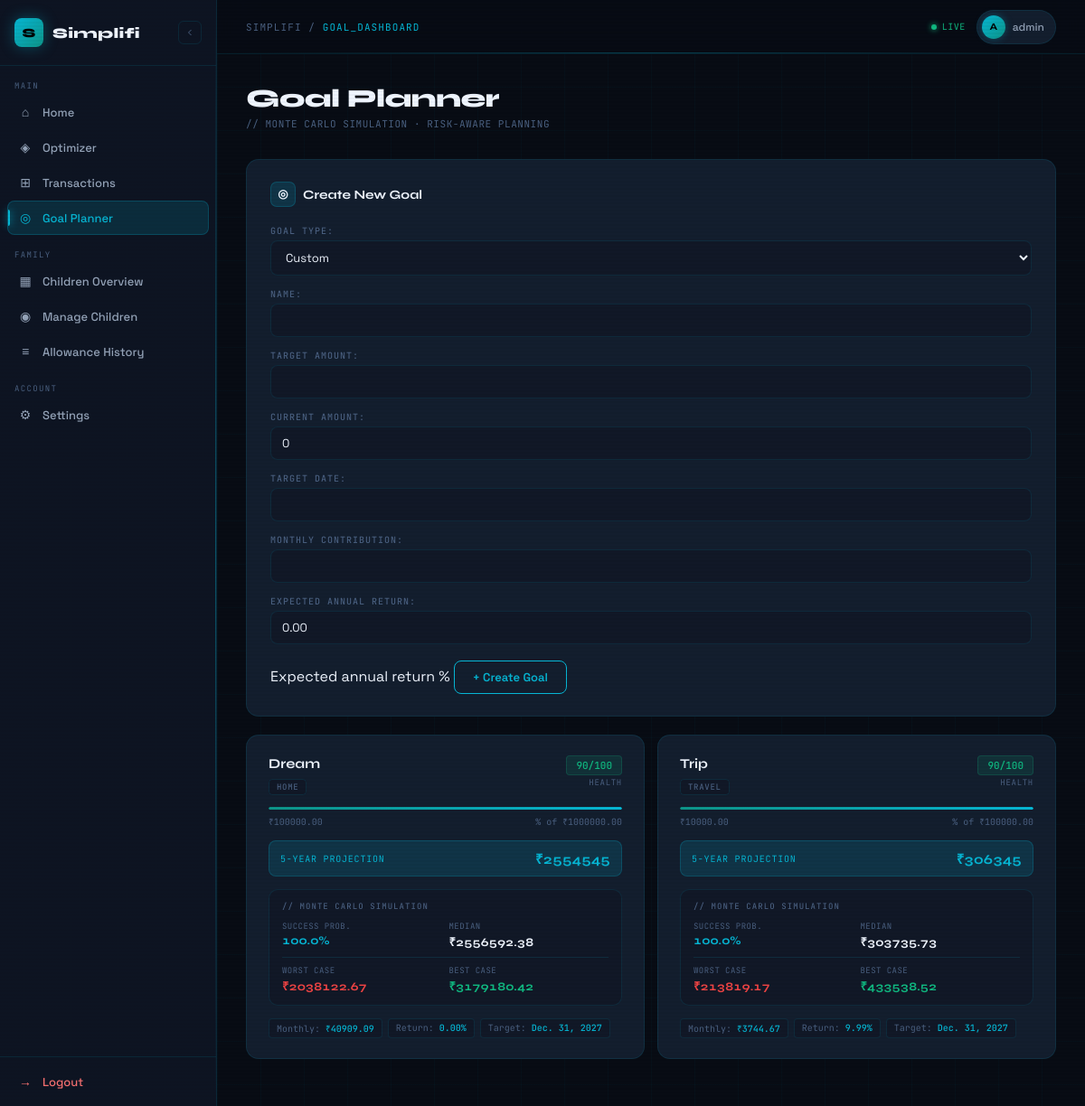
/finance/goals/ (signed in), run on the app's committed database.
### accounts/models.py (models this page shows, shortened)
class User(AbstractUser):
    ROLE_CHOICES = (
        ("parent", "Parent"),
        ("child", "Child"),
    )
    role = models.CharField(
        max_length=20,
        choices=ROLE_CHOICES,
        default="parent"
    )
    phone = models.CharField(max_length=15, blank=True)
    income_range = models.CharField(
        max_length=50,
        choices=[
            ('<5L', 'Below 5L'),
            ('5-10L', '5–10L'),
            ('10-25L', '10–25L'),
            ('25L+', '25L+'),
        ],
        blank=True
    )

### finance/models.py (models this page shows, shortened)
class FinancialGoal(models.Model):
    GOAL_TYPES = [
        ("emergency", "Emergency Fund"),
        ("travel", "Travel"),
        ("home", "Home"),
        ("retirement", "Retirement"),
        ("custom", "Custom"),
    ]
    user = models.ForeignKey(settings.AUTH_USER_MODEL, on_delete=models.CASCADE)
    goal_type = models.CharField(max_length=20, choices=GOAL_TYPES, default="custom")
    name = models.CharField(max_length=100)
    target_amount = models.DecimalField(max_digits=14, decimal_places=2)
    current_amount = models.DecimalField(max_digits=14, decimal_places=2, default=0)
    target_date = models.DateField(null=True, blank=True)
    monthly_contribution = models.DecimalField(
        max_digits=12,
        decimal_places=2,
        null=True,
        blank=True
    )
    expected_annual_return = models.DecimalField(
        max_digits=5,
        decimal_places=2,
        default=Decimal("0.00"),
        help_text="Expected annual return %"
    )
    created_at = models.DateTimeField(default=timezone.now)
    class Meta:
        ordering = ["-created_at"]

### finance/views.py (the view)
# urls.py: path("goals/", goal_dashboard, name="goal_dashboard"),
@login_required
def goal_dashboard(request):
    warning = None
    if request.method == "POST":
        form = FinancialGoalForm(request.POST)
        if form.is_valid():
            goal = form.save(commit=False)
            goal.user = request.user
            engine = GoalEngine(
                goal.target_amount,
                goal.current_amount,
                goal.expected_annual_return
            )
            if goal.target_date:
                months = (
                    (goal.target_date.year - date.today().year) * 12
                    + (goal.target_date.month - date.today().month)
                )
                goal.monthly_contribution = engine.required_monthly_for_timeline(months)
            elif goal.monthly_contribution:
                months = engine.months_required(goal.monthly_contribution)
                if months:
                    goal.target_date = date.today().replace(
                        year=date.today().year + int(months // 12)
                    )
            goal.save()
            return redirect("goal_dashboard")
    else:
        form = FinancialGoalForm()
    goals = FinancialGoal.objects.filter(user=request.user)
    enriched_goals = []
    for goal in goals:
        years = 5  # Or calculate from target_date
        engine = MicroPlannerEngine(
            goal.target_amount,
            goal.current_amount,
            goal.monthly_contribution or 0,
            goal.expected_annual_return,
            years
        )
        projection = engine.projected_value()
        monte = engine.monte_carlo()
        health = engine.health_score(monte["success_rate"])
        enriched_goals.append({
            "goal": goal,
            "projection": projection,
            "monte": monte,
            "health": health,
        })
    return render(
        request,
        "finance/goals.html",
        {
            "form": form,
            "goals": enriched_goals,
            "warning": warning,
        }
    )

### finance/forms.py
class FinancialGoalForm(forms.ModelForm):
    class Meta:
        model = FinancialGoal
        fields = [
            "goal_type",
            "name",
            "target_amount",
            "current_amount",
            "target_date",
            "monthly_contribution",
            "expected_annual_return",
        ]

### finance/planner_engine.py (called while the page is built)
    def projected_value(self):
        r = self.annual_return / 100 / 12
        value = float(self.current)
        for _ in range(self.months):
            value = value * (1 + r) + float(self.monthly)
        return Decimal(value)

    def monte_carlo(self, simulations=500):
        results = []
        for _ in range(simulations):
            value = float(self.current)
            for _ in range(self.months):
                random_return = random.gauss(
                    self.annual_return / 100 / 12,
                    0.02   # volatility assumption (2% monthly)
                )
                value = value * (1 + random_return) + float(self.monthly)
            results.append(value)
        success_rate = sum(1 for r in results if r >= float(self.target)) / simulations
        median_value = statistics.median(results)
        return {
            "success_rate": round(success_rate * 100, 2),
            "median_value": round(median_value, 2),
            "worst_case": round(min(results), 2),
            "best_case": round(max(results), 2),
        }

    def health_score(self, success_rate):
        if success_rate >= 80:
            return 90
        elif success_rate >= 60:
            return 75
        elif success_rate >= 40:
            return 55
        else:
            return 30

### finance/templates/finance/goals.html (shortened to what this page needs)
{% extends "accounts/dashboard.html" %}
{% block content %}
<div class="page-header">
  <div>
    <div class="page-title">Goal Planner</div>
    <div class="page-subtitle">// MONTE CARLO SIMULATION · RISK-AWARE PLANNING</div>
  </div>
</div>
<div class="section-card delay-1" style="margin-bottom:20px;">
  <div class="section-title">
    <div class="section-icon">◎</div>
    Create New Goal
  </div>
  <form method="POST">
    {{ form }}
    <button class="submit-btn"><span>+ Create Goal</span></button>
  </form>
</div>
{% if goals %}
<div class="goals-grid">
  {% for g in goals %}
  <div class="goal-card">
    <div class="goal-header">
      <div>
        <div class="goal-name">{{ g.goal.name }}</div>
        <span class="goal-type-badge">{{ g.goal.get_goal_type_display }}</span>
      </div>
      <div class="health-badge">
        <span class="health-score
          {% if g.health >= 80 %}green
          {% elif g.health >= 60 %}amber
          {% elif g.health >= 40 %}orange
          {% else %}red{% endif %}">
          {{ g.health }}/100
        </span>
        <span class="health-label">HEALTH</span>
      </div>
    </div>
    <div>
      <div class="progress-track">
        <div class="progress-fill" style="width:{{ g.goal.progress_percent|floatformat:0 }}%"></div>
      </div>
      <div class="progress-meta">
        <span>₹{{ g.goal.current_amount }}</span>
        <span>{{ g.goal.progress_percent|floatformat:0 }}% of ₹{{ g.goal.target_amount }}</span>
      </div>
    </div>
    <div class="projection-line">
      <span class="projection-label">5-Year Projection</span>
      <span class="projection-value mono">₹{{ g.projection|floatformat:0 }}</span>
    </div>
    <div class="monte-box">
      <div class="monte-title">// Monte Carlo Simulation</div>
      <div class="monte-grid">
        <div class="monte-item highlight">
          <span class="monte-item-label">SUCCESS PROB.</span>
          <span class="monte-item-value">{{ g.monte.success_rate }}%</span>
        </div>
        <div class="monte-item">
          <span class="monte-item-label">MEDIAN</span>
          <span class="monte-item-value">₹{{ g.monte.median_value }}</span>
        </div>
        <div class="monte-divider"></div>
        <div class="monte-item">
          <span class="monte-item-label">WORST CASE</span>
          <span class="monte-item-value" style="color:var(--red);">₹{{ g.monte.worst_case }}</span>
        </div>
        <div class="monte-item">
          <span class="monte-item-label">BEST CASE</span>
          <span class="monte-item-value" style="color:var(--green);">₹{{ g.monte.best_case }}</span>
        </div>
      </div>
    </div>
    <div class="goal-footer">
      <span class="goal-pill">Monthly: <strong>₹{{ g.goal.monthly_contribution }}</strong></span>
      <span class="goal-pill">Return: <strong>{{ g.goal.expected_annual_return }}%</strong></span>
      <span class="goal-pill">Target: <strong>{% if g.goal.target_date %}{{ g.goal.target_date }}{% else %}TBD{% endif %}</strong></span>
    </div>
  </div>
  {% endfor %}
</div>
{% endif %}
{% endblock %}

### accounts/templates/accounts/dashboard.html (shortened to what this page needs)
{% load static %}
<!DOCTYPE html>
<html lang="en">
<head>
</head>
<body>
<div class="shell">
  <aside class="sidebar" id="sidebar">
    <div class="sidebar-logo">
      <div class="logo-mark" onclick="toggleSidebar()">S</div>
      <span class="logo-text">Simplifi</span>
      <button class="toggle-btn" onclick="toggleSidebar()" title="Collapse">
        <svg width="12" height="12" fill="none" stroke="currentColor" stroke-width="2" viewBox="0 0 24 24">
          <path d="M15 18l-6-6 6-6"/>
        </svg>
      </button>
    </div>
    <nav>
      {% if request.user.role == "parent" %}
        <div class="nav-section-label">Main</div>
        <a href="{% url 'dashboard_home' %}" class="nav-link {% if request.resolver_match.url_name == 'dashboard_home' %}active{% endif %}">
          <span class="nav-icon">⌂</span>
          <span class="nav-label">Home</span>
        </a>
        <a href="{% url 'finance_overview' %}" class="nav-link {% if request.resolver_match.url_name == 'finance_overview' %}active{% endif %}">
          <span class="nav-icon">◈</span>
          <span class="nav-label">Optimizer</span>
        </a>
        <a href="{% url 'transactions' %}" class="nav-link {% if request.resolver_match.url_name == 'transactions' %}active{% endif %}">
          <span class="nav-icon">⊞</span>
          <span class="nav-label">Transactions</span>
        </a>
        <a href="{% url 'goal_dashboard' %}" class="nav-link {% if request.resolver_match.url_name == 'goal_dashboard' %}active{% endif %}">
          <span class="nav-icon">◎</span>
          <span class="nav-label">Goal Planner</span>
        </a>
        <div class="nav-section-label" style="margin-top:8px;">Family</div>
        <a href="{% url 'parent_children_dashboard' %}" class="nav-link">
          <span class="nav-icon">▦</span>
          <span class="nav-label">Children Overview</span>
        </a>
        <a href="{% url 'children_list' %}" class="nav-link {% if request.resolver_match.url_name == 'children_list' %}active{% endif %}">
          <span class="nav-icon">◉</span>
          <span class="nav-label">Manage Children</span>
        </a>
        <a href="{% url 'allowance_history' %}" class="nav-link">
          <span class="nav-icon">≡</span>
          <span class="nav-label">Allowance History</span>
        </a>
        <div class="nav-section-label" style="margin-top:8px;">Account</div>
        <a href="{% url 'settings_page' %}" class="nav-link {% if request.resolver_match.url_name == 'settings_page' %}active{% endif %}">
          <span class="nav-icon">⚙</span>
          <span class="nav-label">Settings</span>
        </a>
      {% endif %}
    </nav>
    <div class="sidebar-footer">
      <a href="{% url 'logout' %}" class="logout-link">
        <span class="nav-icon">→</span>
        <span class="logout-label">Logout</span>
      </a>
    </div>
  </aside>
  <div class="main" id="main">
    <div class="topbar">
      <div class="topbar-left">
        <div class="topbar-title">
          SIMPLIFI / <span>{{ request.resolver_match.url_name|upper|default:"DASHBOARD" }}</span>
        </div>
      </div>
      <div class="topbar-right">
        <div class="live-dot">
          <div class="live-pulse"></div>
          LIVE
        </div>
        <div class="user-chip">
          <div class="user-avatar">{{ request.user.username|first|upper }}</div>
          {{ request.user.username }}
        </div>
      </div>
    </div>
    <div class="content-area">
      {% block content %}{% endblock %}
    </div>
  </div>
</div>
</body>
</html>

### finance/templates/finance/goals.html (style rules this page uses)
.goals-grid { display: grid; grid-template-columns: 1fr 1fr; gap: 14px; margin-bottom: 20px; }
.goal-card { background: var(--surface); border: 1px solid var(--border); border-radius: 14px; padding: 22px 24px; display: flex; flex-direction: column; gap: 14px; transition: border-color 0.3s, transform 0.3s, box-shadow 0.3s; animation: cardIn 0.5s cubic-bezier(0.16,1,0.3,1) both; position: relative; overflow: hidden; }
.goal-card::before { content: ''; position: absolute; top: 0; left: 0; right: 0; height: 1px; background: linear-gradient(90deg, transparent, var(--cyan), transparent); opacity: 0; transition: opacity 0.3s; }
.goal-card:nth-child(1) { animation-delay: 0.05s; }
.goal-card:nth-child(2) { animation-delay: 0.12s; }
.goal-header { display: flex; align-items: flex-start; justify-content: space-between; gap: 10px; }
.goal-name { font-family: 'Syne', sans-serif; font-size: 15px; font-weight: 700; color: var(--ink); margin-bottom: 4px; }
.goal-type-badge { font-family: 'JetBrains Mono', monospace; font-size: 9px; font-weight: 500; background: var(--bg-3); border: 1px solid var(--border); color: var(--ink-3); padding: 2px 8px; border-radius: 4px; letter-spacing: 0.08em; text-transform: uppercase; }
.health-badge { display: flex; flex-direction: column; align-items: flex-end; flex-shrink: 0; gap: 2px; }
.health-score { font-family: 'JetBrains Mono', monospace; font-size: 11px; font-weight: 500; padding: 3px 10px; border-radius: 4px; white-space: nowrap; }
.health-score.green { background: rgba(16,185,129,0.12); color: var(--green); border: 1px solid rgba(16,185,129,0.2); }
.health-label { font-family: 'JetBrains Mono', monospace; font-size: 9px; color: var(--ink-3); letter-spacing: 0.08em; }
.progress-track { height: 3px; background: var(--bg-3); border-radius: 999px; overflow: hidden; margin-bottom: 6px; }
.progress-fill { height: 100%; background: linear-gradient(to right, var(--teal), var(--cyan)); border-radius: 999px; box-shadow: 0 0 8px var(--cyan-glow); transition: width 1s cubic-bezier(0.16,1,0.3,1); }
.progress-meta { display: flex; justify-content: space-between; font-family: 'JetBrains Mono', monospace; font-size: 10px; color: var(--ink-3); }
.projection-line { display: flex; align-items: center; justify-content: space-between; padding: 9px 12px; background: var(--cyan-dim); border: 1px solid var(--border-2); border-radius: 8px; }
.projection-label { font-family: 'JetBrains Mono', monospace; font-size: 10px; color: var(--cyan); letter-spacing: 0.08em; text-transform: uppercase; }
.projection-value { font-family: 'Syne', sans-serif; font-size: 15px; font-weight: 700; color: var(--cyan); }
.monte-box { background: var(--bg-3); border: 1px solid var(--border); border-radius: 10px; padding: 12px 14px; }
.monte-title { font-family: 'JetBrains Mono', monospace; font-size: 9px; font-weight: 500; text-transform: uppercase; letter-spacing: 0.12em; color: var(--ink-3); margin-bottom: 10px; }
.monte-grid { display: grid; grid-template-columns: 1fr 1fr; gap: 8px; }
.monte-item { display: flex; flex-direction: column; gap: 2px; }
.monte-item-label { font-family: 'JetBrains Mono', monospace; font-size: 9px; color: var(--ink-3); letter-spacing: 0.05em; }
.monte-item-value { font-family: 'Syne', sans-serif; font-size: 13px; font-weight: 700; color: var(--ink); font-variant-numeric: tabular-nums; }
.monte-item.highlight .monte-item-value { color: var(--cyan); }
.monte-divider { grid-column: 1 / -1; height: 1px; background: var(--border); }
.goal-footer { display: flex; gap: 6px; flex-wrap: wrap; }
.goal-pill { font-family: 'JetBrains Mono', monospace; font-size: 10px; background: var(--bg-3); border: 1px solid var(--border); border-radius: 4px; padding: 3px 8px; color: var(--ink-3); }
.goal-pill strong { color: var(--cyan); font-weight: 500; }

### data on the page
User: user.username|first "A", user.username "admin"
FinancialGoal: goal.name "Dream", goal.goal_type "HOME", health "90", goal.current_amount "100000.00", goal.target_amount "1000000.00", projection "2554545", monte.success_rate "100.0", monte.median_value "2556592.38", monte.worst_case "2038122.67", monte.best_case "3179180.42", goal.monthly_contribution "40909.09", goal.expected_annual_return "0.00", goal.target_date "Dec. 31, 2027"
FinancialGoal: goal.name "Trip", goal.goal_type "TRAVEL", health "90", goal.current_amount "10000.00", goal.target_amount "100000.00", projection "306345", monte.success_rate "100.0", monte.median_value "303735.73", monte.worst_case "213819.17", monte.best_case "433538.52", goal.monthly_contribution "3744.67", goal.expected_annual_return "9.99", goal.target_date "Dec. 31, 2027"

### other printed values
{{ request.resolver_match.url_name|upper|default:"DASHBOARD" }} "GOAL_DASHBOARD"
